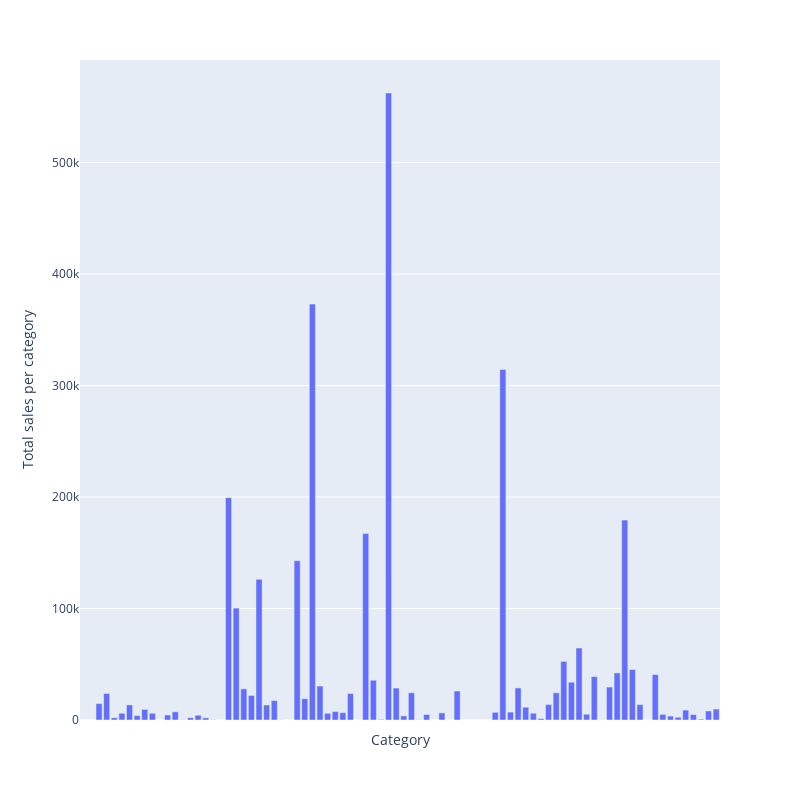

Notebook source saved alongside this figure:
### Code cell
group1 = df_sales_train.groupby('item_category_name').agg({'item_cnt_day': 'sum'})
fig = px.bar(group1, x = group1.index, y = 'item_cnt_day', width=800, height=800).update_layout(
    xaxis_title="Category", yaxis_title= "Total sales per category"
)

fig.update_xaxes(showticklabels=False)
fig.show()

### Figure 1 — Plotly figure (JSON) as saved in the notebook; plotly's stock layout.template omitted (floating-point values rounded to 4 significant figures)
{"data": [{"alignmentgroup": "True", "hovertemplate": "item_category_name=%{x}<br>item_cnt_day=%{y}<extra></extra>", "legendgroup": "", "marker": {"color": "#636efa", "pattern": {"shape": ""}}, "name": "", "offsetgroup": "", "orientation": "v", "showlegend": false, "textposition": "auto", "type": "bar", "x": ["PC - Гарнитуры/Наушники", "Аксессуары - PS2", "Аксессуары - PS3", "Аксессуары - PS4", "Аксессуары - PSP", "Аксессуары - PSVita", "Аксессуары - XBOX 360", "Аксессуары - XBOX ONE", "Билеты (Цифра)", "Доставка товара", "Игровые консоли - PS2", "Игровые консоли - PS3", "Игровые консоли - PS4", "Игровые консоли - PSP", "Игровые консоли - PSVita", "Игровые консоли - XBOX 360", "Игровые консоли - XBOX ONE", "Игровые консоли - Прочие", "Игры - PS2", "Игры - PS3", "Игры - PS4", "Игры - PSP", "Игры - PSVita", "Игры - XBOX 360", "Игры - XBOX ONE", "Игры - Аксессуары для игр", "Игры Android - Цифра", "Игры MAC - Цифра", "Игры PC - Дополнительные издания", "Игры PC - Коллекционные издания", "Игры PC - Стандартные издания", "Игры PC - Цифра", "Карты оплаты (Кино, Музыка, Игры)", "Карты оплаты - Live!", "Карты оплаты - Live! (Цифра)", "Карты оплаты - PSN", "Карты оплаты - Windows (Цифра)", "Кино - Blu-Ray", "Кино - Blu-Ray 3D", "Кино - Blu-Ray 4K", "Кино - DVD", "Кино - Коллекционное", "Книги - Артбуки, энциклопедии", "Книги - Аудиокниги", "Книги - Аудиокниги (Цифра)", "Книги - Аудиокниги 1С", "Книги - Бизнес литература", "Книги - Комиксы, манга", "Книги - Компьютерная литература", "Книги - Методические материалы 1С", "Книги - Открытки", "Книги - Познавательная литература", "Книги - Путеводители", "Книги - Художественная литература", "Книги - Цифра", "Музыка - CD локального производства", "Музыка - CD фирменного производства", "Музыка - MP3", "Музыка - Винил", "Музыка - Музыкальное видео", "Музыка - Подарочные издания", "Подарки - Атрибутика", "Подарки - Гаджеты, роботы, спорт", "Подарки - Мягкие игрушки", "Подарки - Настольные игры", "Подарки - Настольные игры (компактные)", "Подарки - Открытки, наклейки", "Подарки - Развитие", "Подарки - Сертификаты, услуги", "Подарки - Сувениры", "Подарки - Сувениры (в навеску)", "Подарки - Сумки, Альбомы, Коврики д/мыши", "Подарки - Фигурки", "Программы - 1С:Предприятие 8", "Программы - MAC (Цифра)", "Программы - Для дома и офиса", "Программы - Для дома и офиса (Цифра)", "Программы - Обучающие", "Программы - Обучающие (Цифра)", "Служебные", "Служебные - Билеты", "Чистые носители (шпиль)", "Чистые носители (штучные)", "Элементы питания"], "xaxis": "x", "y": [3, 2, 14738, 23771, 2057, 6041, 13524, 3939, 9492, 6003, 1, 4484, 7290, 220, 2070, 4268, 1910, 249, 11, 199370, 100400, 27939, 22015, 126160, 13476, 17410, 104, 8, 142851, 19062, 373060, 30421, 6013, 7601, 6540, 23707, 22, 167234, 35648, 567, 562392, 28652, 3720, 24436, 252, 4928, 11, 6378, 6, 25997, 3, 1, 3, 3, 6889, 314401, 7090, 28762, 11476, 6096, 1293, 13826, 24360, 52513, 33890, 64590, 5175, 38895, 116, 29563, 42174, 179310, 45230, 13781, 48, 40747, 5043, 3497, 2492, 8883, 4846, 761, 8090, 9807], "yaxis": "y"}], "layout": {"barmode": "relative", "height": 800, "legend": {"tracegroupgap": 0}, "margin": {"t": 60}, "width": 800, "xaxis": {"anchor": "y", "domain": [0, 1], "showticklabels": false, "title": {"text": "Category"}}, "yaxis": {"anchor": "x", "domain": [0, 1], "title": {"text": "Total sales per category"}}}}
